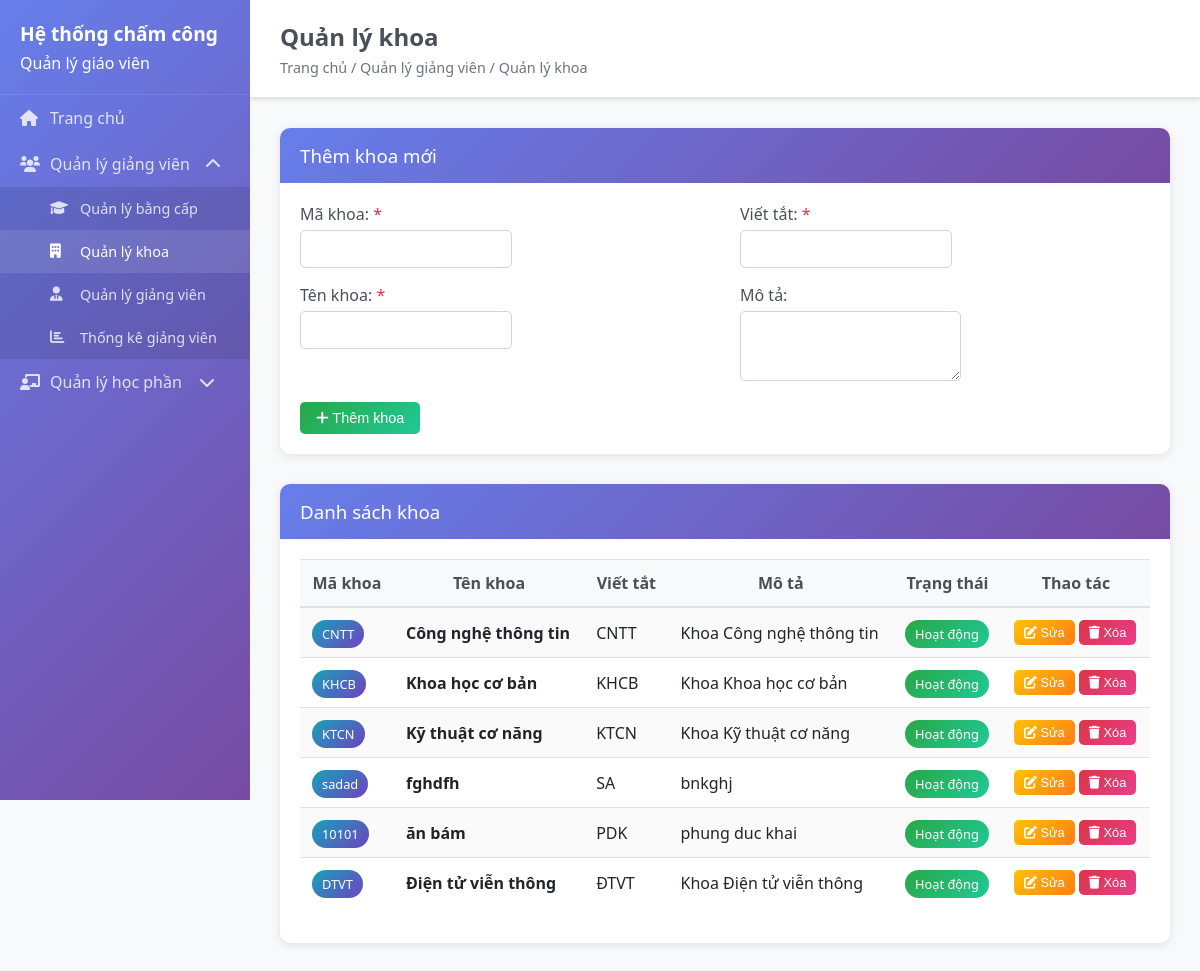
/departments, run on an earlier commit of the app's database.
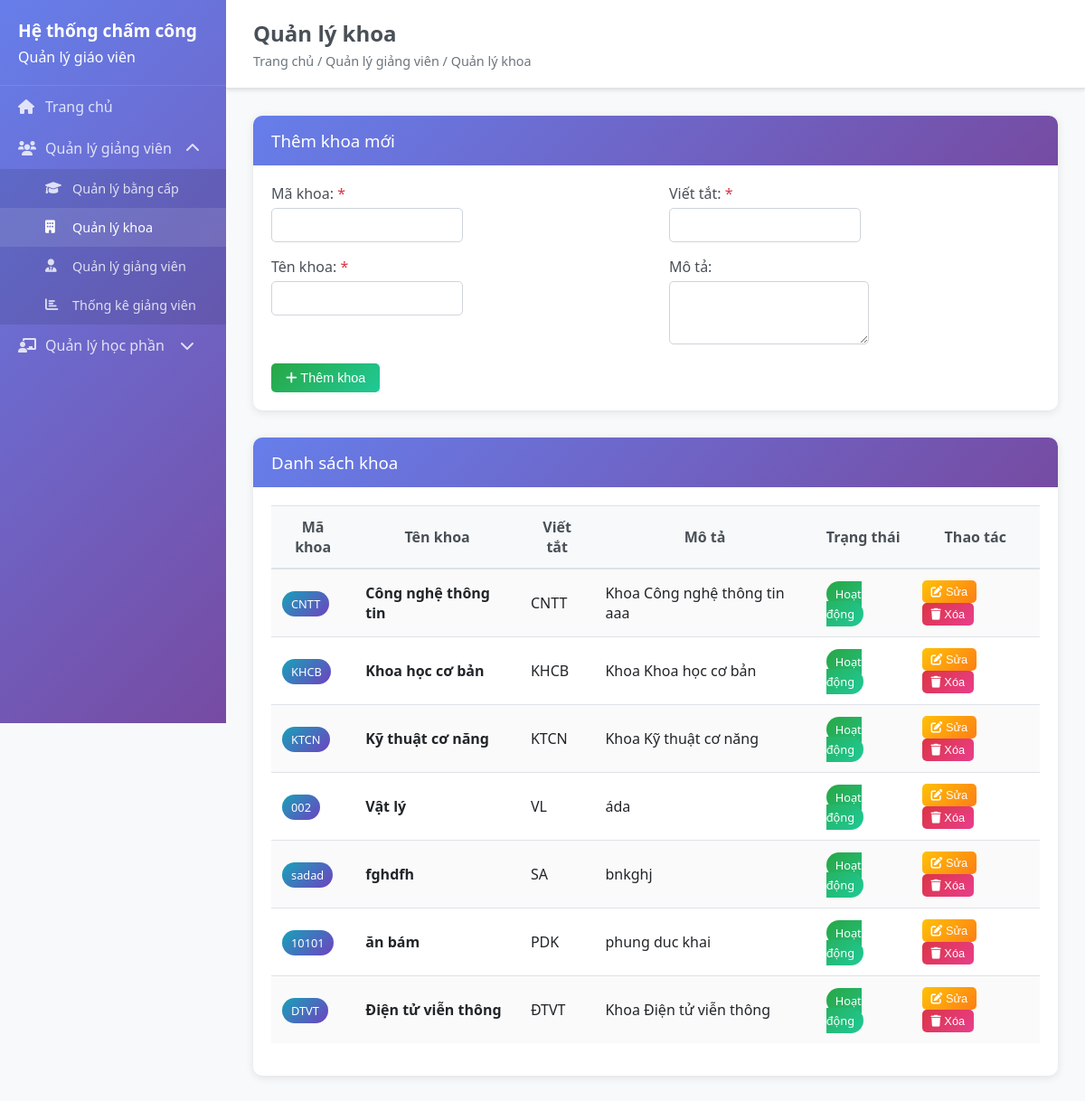
And on a later commit of the database.
### backend/models/Department.py (models this page shows, shortened)
class Department(BaseModel):
    __tablename__ = 'departments'
    code = db.Column(db.String(20), nullable=False, unique=True)
    name = db.Column(db.String(100), nullable=False, unique=True)
    abbreviation = db.Column(db.String(20), nullable=False)
    description = db.Column(db.Text, nullable=True)
    is_active = db.Column(db.Boolean, default=True)

### backend/app.py (the view)
@app.route('/departments')
def departments():
    try:
        if 'Department' in globals():
            departments_list = Department.query.filter_by(is_active=True).order_by(Department.name).all()
        else:
            departments_list = []
        return render_template('departments.html', departments=departments_list)
    except Exception as e:
        print(f"Error in departments route: {e}")
        return render_template('departments.html', departments=[])

### frontend/templates/departments.html (shortened to what this page needs)
{% extends "base.html" %}
{% block page_title %}Quản lý khoa{% endblock %}
{% block breadcrumb %}Trang chủ / Quản lý giảng viên / Quản lý khoa{% endblock %}
{% block content %}
<div class="card">
    <div class="card-header">
        <h3>Thêm khoa mới</h3>
    </div>
    <div class="card-body">
        <form id="department-form">
            <div class="row">
                <div class="col-md-6">
                    <div class="form-group">
                        <label for="department-code">Mã khoa: <span class="text-danger">*</span></label>
                        <input type="text" id="department-code" name="code" class="form-control" required>
                    </div>
                    <div class="form-group">
                        <label for="department-name">Tên khoa: <span class="text-danger">*</span></label>
                        <input type="text" id="department-name" name="name" class="form-control" required>
                    </div>
                </div>
                <div class="col-md-6">
                    <div class="form-group">
                        <label for="department-abbreviation">Viết tắt: <span class="text-danger">*</span></label>
                        <input type="text" id="department-abbreviation" name="abbreviation" class="form-control" required>
                    </div>
                    <div class="form-group">
                        <label for="department-description">Mô tả:</label>
                        <textarea id="department-description" name="description" class="form-control" rows="3"></textarea>
                    </div>
                </div>
            </div>
            <button type="submit" class="btn btn-success" id="submit-btn">
                <i class="fas fa-plus"></i> Thêm khoa
            </button>
        </form>
    </div>
</div>
<div class="card">
    <div class="card-header">
        <h3>Danh sách khoa</h3>
    </div>
    <div class="card-body">
        <div class="table-responsive">
            <table class="table table-striped" id="departments-table">
                <thead>
                    <tr>
                        <th>Mã khoa</th>
                        <th>Tên khoa</th>
                        <th>Viết tắt</th>
                        <th>Mô tả</th>
                        <th>Trạng thái</th>
                        <th>Thao tác</th>
                    </tr>
                </thead>
                <tbody>
                    {% for department in departments %}
                    <tr>
                        <td><span class="badge badge-info">{{ department.code }}</span></td>
                        <td><strong>{{ department.name }}</strong></td>
                        <td>{{ department.abbreviation }}</td>
                        <td>{{ department.description or '-' }}</td>
                        <td>
                            <span class="badge badge-{{ 'success' if department.is_active else 'secondary' }}">
                                {{ 'Hoạt động' if department.is_active else 'Ngưng' }}
                            </span>
                        </td>
                        <td>
                            <button class="btn btn-warning btn-sm" onclick="editDepartment('{{ department.id }}')">
                                <i class="fas fa-edit"></i> Sửa
                            </button>
                            <button class="btn btn-danger btn-sm" onclick="deleteDepartment('{{ department.id }}')">
                                <i class="fas fa-trash"></i> Xóa
                            </button>
                        </td>
                    </tr>
                    {% else %}
                    <tr>
                        <td colspan="6" class="text-center">Chưa có khoa nào</td>
                    </tr>
                    {% endfor %}
                </tbody>
            </table>
        </div>
    </div>
</div>
{% endblock %}

### frontend/templates/base.html (shortened to what this page needs)
<!DOCTYPE html>
<html lang="vi">
<head>
    <link rel="stylesheet" href="{{ url_for('static', filename='css/style.css') }}">
    <link rel="stylesheet" href="https://cdnjs.cloudflare.com/ajax/libs/font-awesome/6.0.0/css/all.min.css">
</head>
<body>
    <div class="sidebar">
        <div class="sidebar-header">
            <h1>Hệ thống chấm công</h1>
            <p>Quản lý giáo viên</p>
        </div>
        <nav class="sidebar-nav">
            <ul>
                <li>
                    <a href="{{ url_for('index') }}" {% if request.endpoint == 'index' %}class="active"{% endif %}>
                        <i class="fas fa-home"></i> Trang chủ
                    </a>
                </li>
                <li class="has-dropdown">
                    <a href="#" class="dropdown-toggle">
                        <i class="fas fa-users"></i> Quản lý giảng viên
                        <i class="fas fa-chevron-down dropdown-icon"></i>
                    </a>
                    <ul class="dropdown-menu">
                        <li><a href="{{ url_for('degrees') }}"><i class="fas fa-graduation-cap"></i> Quản lý bằng cấp</a></li>
                        <li><a href="{{ url_for('departments') }}"><i class="fas fa-building"></i> Quản lý khoa</a></li>
                        <li><a href="{{ url_for('teachers') }}"><i class="fas fa-user-tie"></i> Quản lý giảng viên</a></li>
                        <li><a href="{{ url_for('teacher_statistics') }}"><i class="fas fa-chart-bar"></i> Thống kê giảng viên</a></li>
                    </ul>
                </li>
                <li class="has-dropdown">
                    <a href="#" class="dropdown-toggle">
                        <i class="fas fa-chalkboard-teacher"></i> Quản lý học phần
                        <i class="fas fa-chevron-down dropdown-icon"></i>
                    </a>
                </li>
            </ul>
        </nav>
    </div>
    <div class="main-content">
        <header class="main-header">
            <h2>{% block page_title %}Trang chủ{% endblock %}</h2>
            <div class="breadcrumb">{% block breadcrumb %}Trang chủ{% endblock %}</div>
        </header>
        <main class="content">
            {% block content %}{% endblock %}
        </main>
    </div>
</body>
</html>

### frontend/static/css/style.css (style rules this page uses)
* { margin: 0; padding: 0; box-sizing: border-box; }
body { font-family: 'Segoe UI', Tahoma, Geneva, Verdana, sans-serif; background-color: #f8f9fa; color: #333; }
.sidebar { position: fixed; top: 0; left: 0; height: 100vh; width: 250px; background: linear-gradient(135deg, #667eea 0%, #764ba2 100%); color: white; z-index: 1000; overflow-y: auto; }
.sidebar-header { padding: 20px; border-bottom: 1px solid rgba(255,255,255,0.1); }
.sidebar-header h1 { font-size: 1.2rem; margin-bottom: 5px; }
.sidebar-nav ul { list-style: none; padding: 0; }
.sidebar-nav a { display: flex; align-items: center; padding: 12px 20px; color: rgba(255,255,255,0.8); text-decoration: none; transition: all 0.3s ease; }
.sidebar-nav a:hover, .sidebar-nav a.active { background-color: rgba(255,255,255,0.1); color: white; }
.sidebar-nav i { margin-right: 10px; width: 20px; }
.has-dropdown > a { position: relative; }
.dropdown-icon { margin-left: auto; transition: transform 0.3s ease; }
.has-dropdown.open .dropdown-icon { transform: rotate(180deg); }
.dropdown-menu { max-height: 0; overflow: hidden; transition: max-height 0.3s ease; background-color: rgba(0,0,0,0.1); }
.has-dropdown.open .dropdown-menu { max-height: 500px; }
.dropdown-menu a { padding-left: 50px; font-size: 0.9rem; }
.main-content { margin-left: 250px; min-height: 100vh; }
.main-header { background: white; padding: 20px 30px; border-bottom: 1px solid #dee2e6; box-shadow: 0 2px 4px rgba(0,0,0,0.1); }
.main-header h2 { margin-bottom: 5px; color: #495057; }
.breadcrumb { color: #6c757d; font-size: 0.9rem; }
.content { padding: 30px; }
.card { background: white; border-radius: 10px; box-shadow: 0 2px 10px rgba(0,0,0,0.1); margin-bottom: 30px; border: none; }
.card-header { background: linear-gradient(135deg, #667eea 0%, #764ba2 100%); color: white; padding: 15px 20px; border-radius: 10px 10px 0 0; border-bottom: none; }
.card-header h3, .card-header h5 { margin: 0; font-weight: 500; }
.card-body { padding: 20px; }
.form-group { margin-bottom: 1rem; }
.form-group label { font-weight: 500; margin-bottom: 5px; display: block; color: #495057; }
.form-control { border: 1px solid #ced4da; border-radius: 5px; padding: 10px 12px; font-size: 0.9rem; transition: all 0.3s ease; }
.btn { border-radius: 5px; padding: 8px 16px; font-size: 0.9rem; font-weight: 500; border: none; cursor: pointer; transition: all 0.3s ease; text-decoration: none; display: inline-block; }
.btn-success { background: linear-gradient(135deg, #28a745, #20c997); color: white; }
.btn-warning { background: linear-gradient(135deg, #ffc107, #fd7e14); color: white; }
.btn-danger { background: linear-gradient(135deg, #dc3545, #e83e8c); color: white; }
.btn-sm { padding: 5px 10px; font-size: 0.8rem; }
.table { width: 100%; margin-bottom: 1rem; color: #212529; border-collapse: collapse; }
.table th, .table td { padding: 12px; vertical-align: middle; border-top: 1px solid #dee2e6; }
.table thead th { background-color: #f8f9fa; border-bottom: 2px solid #dee2e6; font-weight: 600; color: #495057; }
.table-striped tbody tr:nth-of-type(odd) { background-color: rgba(0,0,0,0.02); }
.table-responsive { overflow-x: auto; }
.badge { padding: 5px 10px; border-radius: 20px; font-size: 0.8rem; font-weight: 500; }
.badge-info { background: linear-gradient(135deg, #17a2b8, #6f42c1); color: white; }
.badge-success { background: linear-gradient(135deg, #28a745, #20c997); color: white; }
.text-danger { color: #dc3545; }
.row { display: flex; flex-wrap: wrap; margin: 0 -15px; }
.col-md-3, .col-md-4, .col-md-6, .col-md-8, .col-12 { padding: 0 15px; }
.col-md-6 { flex: 0 0 50%; max-width: 50%; }

What changed in the data, as far as the page shows it:
changed Department "Công nghệ thông tin": description "Khoa Công nghệ thông tin" → "Khoa Công nghệ thông tin aaa"
added Department: code "002", name "Vật lý", abbreviation "VL", description "áda", is_active "Hoạt động"
